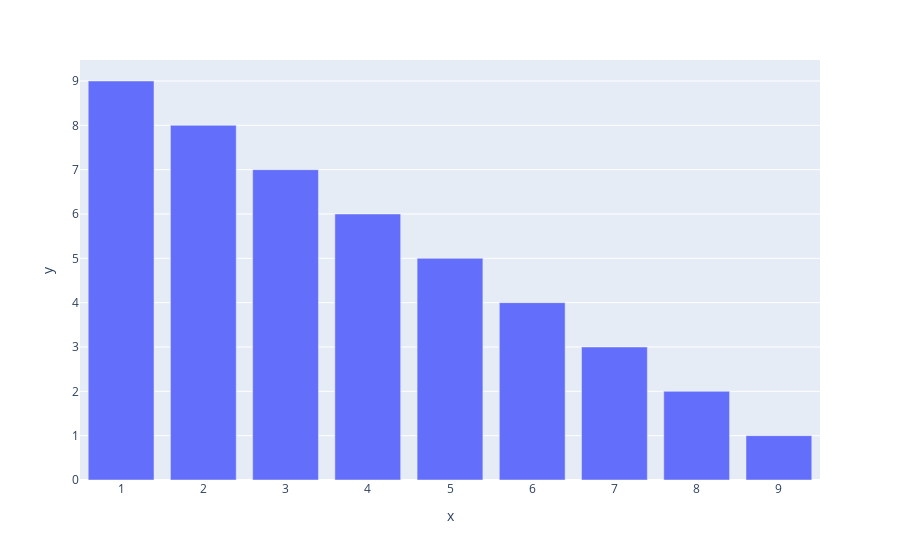

Notebook code cell kept with this figure:
### Markdown cell above
Plotly

### Code cell
px.bar(x = x, y = y)
#plt.xlabel('x - axis', color = 'green')
#plt.ylabel('y - axis ', color = 'blue')
#plt.title('my data')
#plt.show()

### Figure 1 — Plotly figure (JSON) as saved in the notebook; plotly's stock layout.template omitted (floating-point values rounded to 4 significant figures)
{"data": [{"alignmentgroup": "True", "hovertemplate": "x=%{x}<br>y=%{y}<extra></extra>", "legendgroup": "", "marker": {"color": "#636efa", "pattern": {"shape": ""}}, "name": "", "offsetgroup": "", "orientation": "v", "showlegend": false, "textposition": "auto", "type": "bar", "x": [1, 2, 3, 4, 5, 6, 7, 8, 9], "xaxis": "x", "y": [9, 8, 7, 6, 5, 4, 3, 2, 1], "yaxis": "y"}], "layout": {"barmode": "relative", "legend": {"tracegroupgap": 0}, "margin": {"t": 60}, "xaxis": {"anchor": "y", "domain": [0, 1], "title": {"text": "x"}}, "yaxis": {"anchor": "x", "domain": [0, 1], "title": {"text": "y"}}}}
